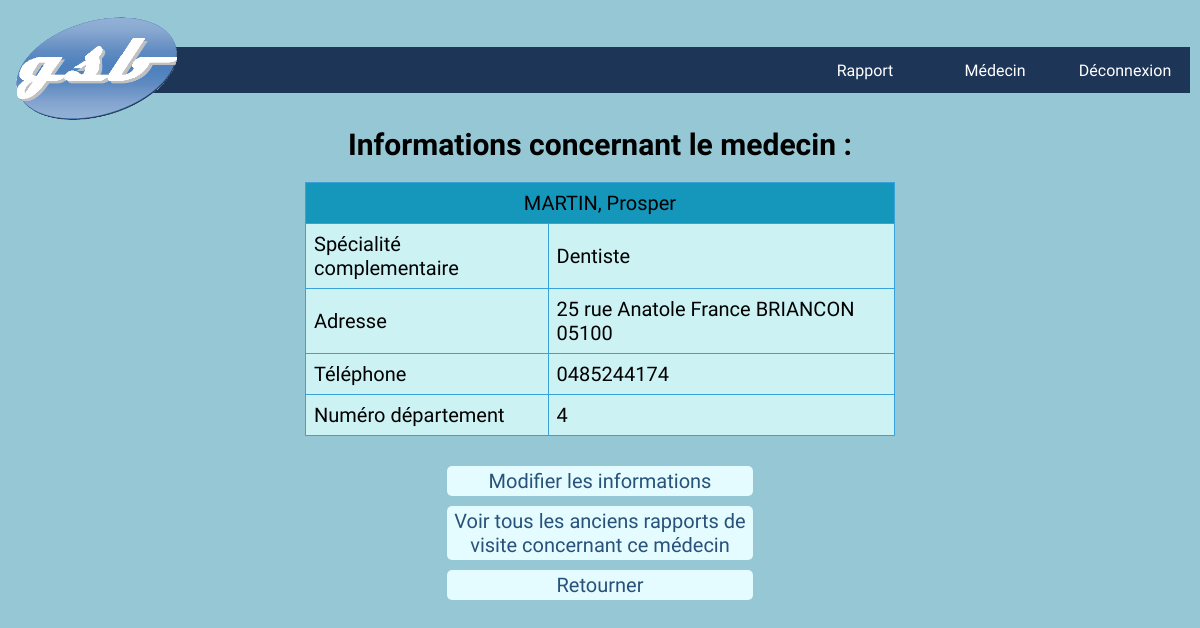
The page /controleur/detailUnMedecin.php?id=1 on the database its author committed.
### tables this page shows
CREATE TABLE `medecin` (
  `id` int(11) NOT NULL,
  `nom` varchar(30) NOT NULL,
  `prenom` varchar(30) NOT NULL,
  `adresse` varchar(80) NOT NULL,
  `tel` varchar(15) DEFAULT NULL,
  `specialitecomplementaire` varchar(50) DEFAULT NULL,
  `departement` int(11) NOT NULL
);

### controleur/detailUnMedecin.php (called while the page is built, shortened)
<?php
include_once "./modele/MedecinDAO.php";
$id = $_GET["id"];
$unMedecin = MedecinDAO::getMedecinById($id);
include "./vue/entete.html.php";
include "./vue/nav.php";
include "./vue/detailMedecin.php";
include "./vue/pied.html.php";
?>

### modele/MedecinDAO.php (called while the page is built, shortened)
<?php
class MedecinDAO {
    public static function getMedecinById($id) {
        try {
            $cnx = ConnexionDAO::connexionPDO();
            $req = $cnx->prepare("select * from medecin where id=:id");
            $req->bindValue(':id', $id, PDO::PARAM_INT);
            $req->execute();
            $resultat = $req->fetch(PDO::FETCH_ASSOC);
        } catch (PDOException $e) {
            print "Erreur !: " . $e->getMessage();
            die();
        }
        return $resultat;
    }
}

### vue/detailMedecin.php (the view)
<h1 class="hOneDetMed">Informations concernant le medecin : </h1>
<table id="tableMedecin">
    <tr>
        <td id="nomTableMed" colspan="2"><?php echo $unMedecin['nom']. ", " . $unMedecin['prenom']?></td>
    </tr>
    <?php if ($unMedecin['specialitecomplementaire']!=""){
        ?>
        <tr>
            <td>Spécialité complementaire</td>
            <td><?php echo $unMedecin['specialitecomplementaire']?></td>
        </tr>
    <?php
    }
    ?>
    <tr>
        <td>Adresse</td>
        <td><?= $unMedecin['adresse']?></td>
    </tr>
    <tr>
        <td>Téléphone</td>
        <td><?= $unMedecin['tel']?></td>
    </tr>
    <tr>
        <td>Numéro département</td>
        <td><?= $unMedecin['departement']?></td>
    </tr>
</table>
<?php echo "<a class='buttonInfoMed' href='./?action=modifierMedecin&id=" . $unMedecin['id'] . "'>Modifier les informations</a>"; ?>
<?php echo "<a class='buttonInfoMed' href='./?action=rapportsMedecin&id=" . $unMedecin['id'] . "'>Voir tous les anciens rapports de visite concernant ce médecin</a>"; ?>
<a class="buttonInfoMed" href="./?action=consulterMedecin">Retourner</a>

### css/style.css (style rules this page uses)
body { margin:10px; background-color:#95c8d4; font-family: 'Questrial'; }
.hOneDetMed { text-align: center; font-size: 30px; margin-top: 0px; }
.buttonInfoMed { text-decoration: none; display: block; margin-left: auto; margin-right: auto; text-align: center; width: 300px; background-color: #E4FBFF; margin-top: 10px; padding: 3px; font-size: 20px; border-radius: 5px; color: #28527A; }
#tableMedecin { border-collapse: collapse; width: 50%; margin-left: auto; margin-right: auto; margin-bottom: 30px; }
#tableMedecin td, #tableMedecin th { border: 1px solid #39A2DB; padding: 8px; font-size: 20px; }
#tableMedecin tr:nth-child(even) { background-color: #CCF2F4; }
#tableMedecin tr:nth-child(odd) { background-color: #CCF2F4; }
#tableMedecin tr:first-child { background-color: #1597BB; }
#nomTableMed { text-align: center; font-size: 30px; }

### rows shown on the page
medecin: nom "MARTIN", prenom "Prosper", specialitecomplementaire "Dentiste", adresse "25 rue Anatole France BRIANCON 05100", tel "0485244174", departement "4"
